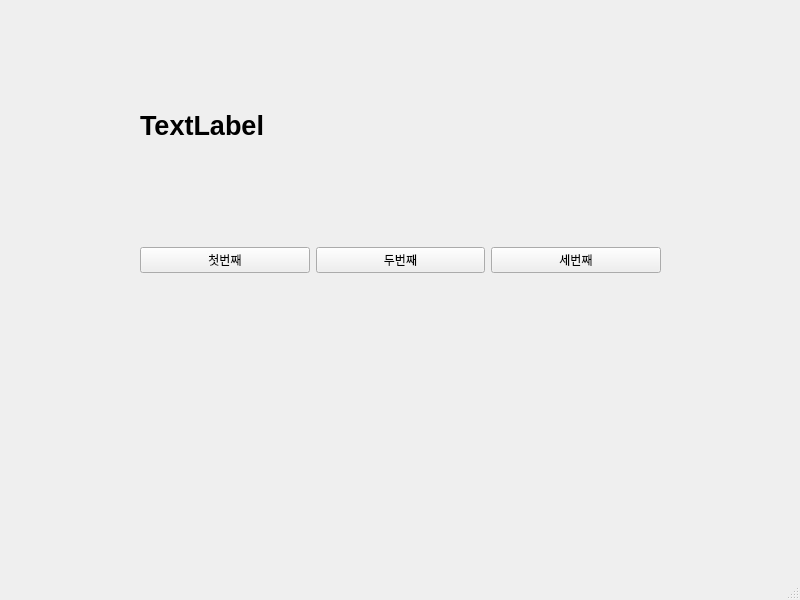
<?xml version="1.0" encoding="UTF-8"?>
<ui version="4.0">
 <class>MainWindow</class>
 <widget class="QMainWindow" name="MainWindow">
  <property name="geometry">
   <rect>
    <x>0</x>
    <y>0</y>
    <width>800</width>
    <height>600</height>
   </rect>
  </property>
  <property name="windowTitle">
   <string>MainWindow</string>
  </property>
  <widget class="QWidget" name="centralwidget">
   <widget class="QWidget" name="horizontalLayoutWidget">
    <property name="geometry">
     <rect>
      <x>140</x>
      <y>180</y>
      <width>521</width>
      <height>161</height>
     </rect>
    </property>
    <layout class="QHBoxLayout" name="horizontalLayout">
     <item>
      <widget class="QPushButton" name="pushButton_3">
       <property name="text">
        <string>첫번째</string>
       </property>
      </widget>
     </item>
     <item>
      <widget class="QPushButton" name="pushButton_2">
       <property name="text">
        <string>두번째</string>
       </property>
      </widget>
     </item>
     <item>
      <widget class="QPushButton" name="pushButton">
       <property name="text">
        <string>세번째</string>
       </property>
      </widget>
     </item>
    </layout>
   </widget>
   <widget class="QLabel" name="label">
    <property name="geometry">
     <rect>
      <x>140</x>
      <y>100</y>
      <width>511</width>
      <height>51</height>
     </rect>
    </property>
    <property name="font">
     <font>
      <pointsize>20</pointsize>
      <bold>true</bold>
     </font>
    </property>
    <property name="text">
     <string>TextLabel</string>
    </property>
   </widget>
  </widget>
  <widget class="QMenuBar" name="menubar">
   <property name="geometry">
    <rect>
     <x>0</x>
     <y>0</y>
     <width>800</width>
     <height>33</height>
    </rect>
   </property>
  </widget>
  <widget class="QStatusBar" name="statusbar"/>
 </widget>
 <resources/>
 <connections>
  <connection>
   <sender>pushButton_3</sender>
   <signal>clicked()</signal>
   <receiver>MainWindow</receiver>
   <slot>firstClick()</slot>
   <hints>
    <hint type="sourcelabel">
     <x>203</x>
     <y>297</y>
    </hint>
    <hint type="destinationlabel">
     <x>251</x>
     <y>372</y>
    </hint>
   </hints>
  </connection>
  <connection>
   <sender>pushButton_2</sender>
   <signal>clicked()</signal>
   <receiver>MainWindow</receiver>
   <slot>secondClick()</slot>
   <hints>
    <hint type="sourcelabel">
     <x>366</x>
     <y>303</y>
    </hint>
    <hint type="destinationlabel">
     <x>438</x>
     <y>372</y>
    </hint>
   </hints>
  </connection>
  <connection>
   <sender>pushButton</sender>
   <signal>clicked()</signal>
   <receiver>MainWindow</receiver>
   <slot>thirdClick()</slot>
   <hints>
    <hint type="sourcelabel">
     <x>584</x>
     <y>299</y>
    </hint>
    <hint type="destinationlabel">
     <x>641</x>
     <y>376</y>
    </hint>
   </hints>
  </connection>
 </connections>
 <slots>
  <slot>firstClick()</slot>
  <slot>secondClick()</slot>
  <slot>thirdClick()</slot>
 </slots>
</ui>
